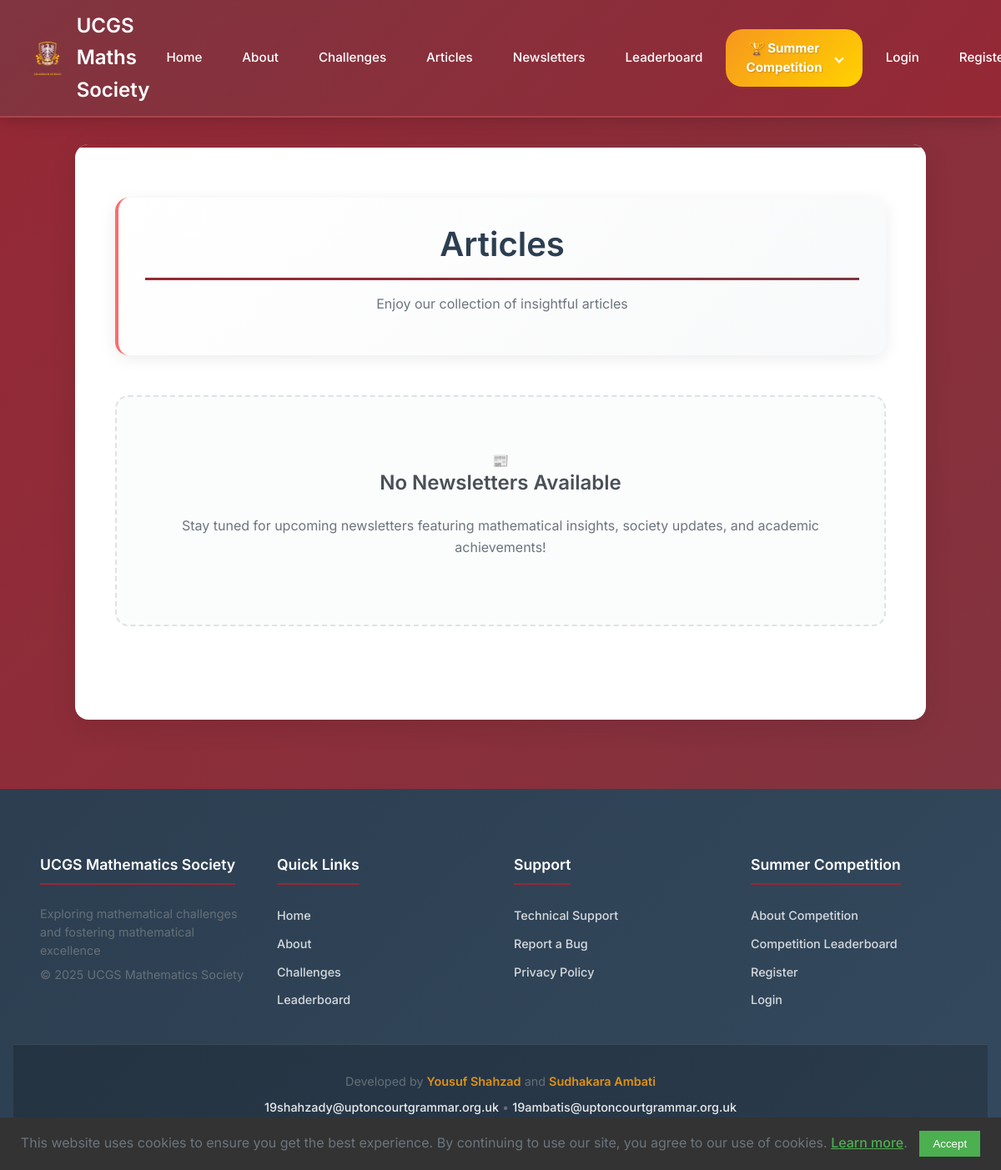
Page /articles on the earlier database version.
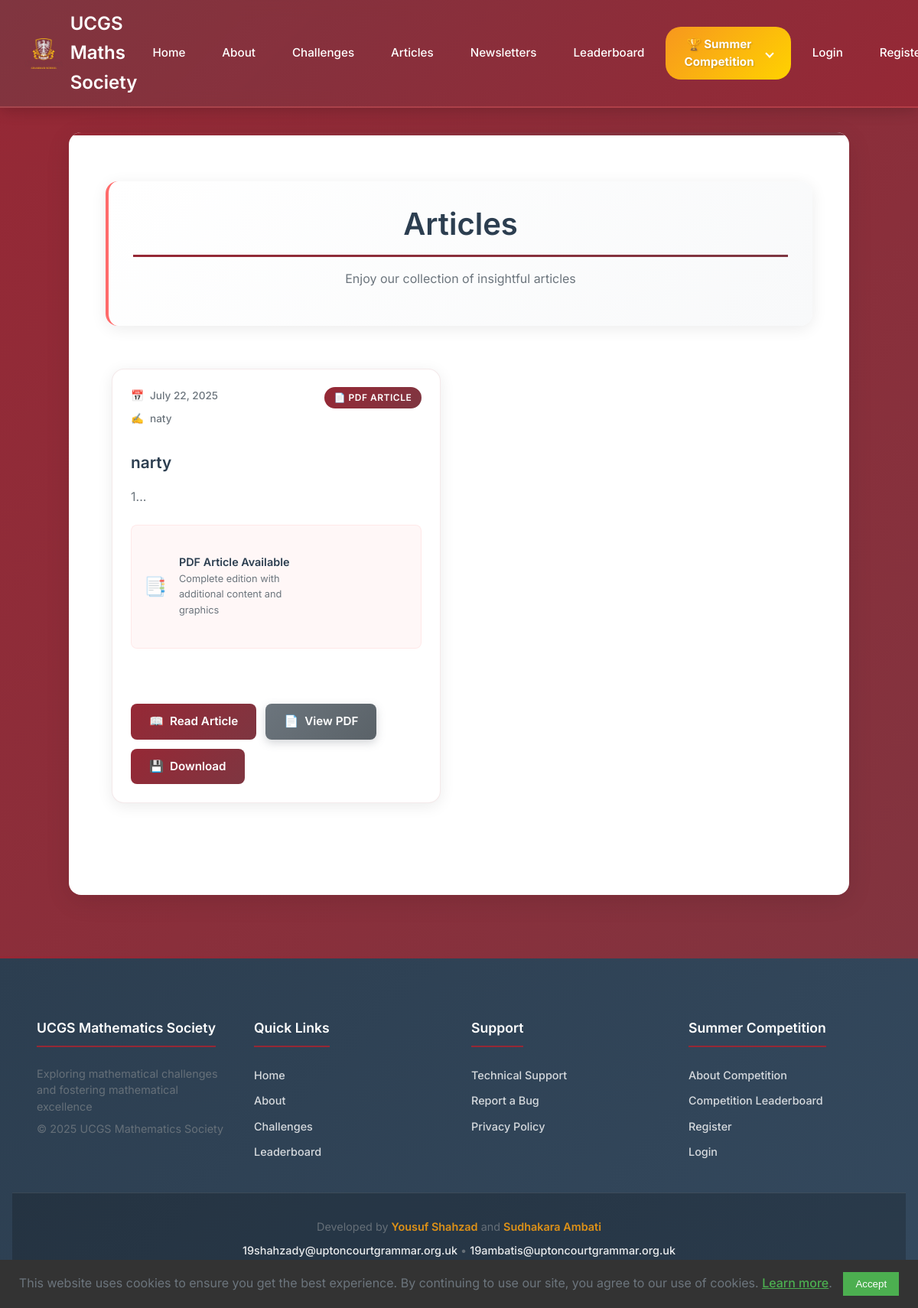
Same page on the later database version.
### app/models.py (models this page shows, shortened)
class Article(db.Model):
    __tablename__ = "article"
    id = db.Column(db.Integer, primary_key=True)
    title = db.Column(db.String(100), nullable=False, index=True)
    file_url = db.Column(db.String(255))  # This will store the PDF file path
    content = db.Column(db.Text, nullable=False)
    named_creator = db.Column(db.String(100), nullable=True)
    date_posted = db.Column(db.DateTime, nullable=False, default=datetime.datetime.now, index=True)
    user_id = db.Column(db.Integer, db.ForeignKey("users.id"), nullable=False, index=True)
    type = db.Column(db.String(20), default="article", nullable=False, index=True)
    author = db.relationship("User", back_populates="articles")

### app/main/routes.py (the view)
@bp.route("/articles")
def articles():
    articles = (
        Article.query.filter_by(type="article")
        .order_by(Article.date_posted.desc())
        .all()
    )
    return render_template("main/articles.html", title="Articles", articles=articles)

### app/templates/main/articles.html (shortened to what this page needs)
{% extends "base.html" %}
{% block content %}
<div class="newsletters-container">
    <div class="page-header">
        <h1>Articles</h1>
        <p class="page-subtitle">Enjoy our collection of insightful articles</p>
    </div>
    <div class="newsletters-grid">
        {% for article in articles %}
        <article class="newsletter-card">
            <div class="newsletter-header">
                <div class="newsletter-meta">
                    <span class="newsletter-date">
                        <span class="meta-icon">📅</span>
                        {{ article.date_posted.strftime('%B %d, %Y') }}
                    </span>
                    <span class="newsletter-author">
                        <span class="meta-icon">✍️</span>
                        {{ article.named_creator }}
                    </span>
                </div>
                {% if article.type == 'article' and article.file_url %}
                <div class="newsletter-badge">
                    <span class="pdf-badge">📄 PDF Article</span>
                </div>
                {% endif %}
            </div>
            <div class="newsletter-content">
                <h2 class="newsletter-title">
                    <a href="{{ url_for('main.article', id=article.id) }}">
                        {{ article.title }}
                    </a>
                </h2>
                <div class="newsletter-excerpt">
                    {{ article.content | truncate(200) | striptags | safe }}...
                </div>
                {% if article.type == 'article' and article.file_url %}
                <div class="pdf-preview-card">
                    <div class="pdf-icon">📑</div>
                    <div class="pdf-info">
                        <h3>PDF Article Available</h3>
                        <p>Complete edition with additional content and graphics</p>
                    </div>
                    <div class="pdf-preview-thumbnail">
                        <iframe src="{{ url_for('main.serve_newsletter', filename=article.file_url) }}"
                                width="100%" height="120" frameborder="0"
                                title="Article preview"></iframe>
                    </div>
                </div>
                {% endif %}
            </div>
            <div class="newsletter-actions">
                <a href="{{ url_for('main.article', id=article.id) }}" class="button newsletter-read-btn">
                    <span>📖</span> Read Article
                </a>
                {% if article.type == 'article' and article.file_url %}
                <a href="{{ url_for('main.serve_newsletter', filename=article.file_url) }}"
                   target="_blank" class="button button-secondary">
                    <span>📄</span> View PDF
                </a>
                <a href="{{ url_for('main.serve_newsletter', filename=article.file_url) }}"
                   download class="button button-outline">
                    <span>💾</span> Download
                </a>
                {% endif %}
            </div>
        </article>
        {% else %}
        <div class="no-newsletters">
            <div class="no-content-icon">📰</div>
            <h3>No Newsletters Available</h3>
            <p>Stay tuned for upcoming newsletters featuring mathematical insights, society updates, and academic achievements!</p>
        </div>
        {% endfor %}
    </div>
</div>
{% endblock %}

### app/templates/base.html (shortened to what this page needs)
<!DOCTYPE html>
<html lang="en">
    <head>
        <link rel="stylesheet" href="{{ url_for('static', filename='css/styles.min.css') }}">
        <link rel="stylesheet" href="https://cdnjs.cloudflare.com/ajax/libs/mathquill/0.10.1/mathquill.min.css">
</head>
<body>
    <header>
        <nav class="nav-container">
            <a href="{{ url_for('main.home') }}" class="nav-logo">
                <img src="{{ url_for('static', filename='images/crest.png') }}" alt="UCGS Crest">
                <span>UCGS Maths Society<span>
            </a>
            <ul class="nav-menu" id="navMenu">
                <li><a href="{{ url_for('main.home') }}">Home</a></li>
                <li><a href="{{ url_for('main.about') }}">About</a></li>
                <li><a href="{{ url_for('main.challenges') }}">Challenges</a></li>
                <li><a href="{{ url_for('main.articles') }}">Articles</a></li>
                <li><a href="{{ url_for('main.newsletters') }}">Newsletters</a></li>
                <li><a href="{{ url_for('main.leaderboard') }}">Leaderboard</a></li>
                <li class="dropdown">
                    <a href="#" class="dropdown-toggle button summer-competition-link">
                        🏆 Summer Competition
                        <span class="dropdown-arrow"></span>
                    </a>
                </li>
                {% if current_user.is_anonymous %}
                    <li class="nav-auth"><a href="{{ url_for('auth.login') }}" class="" style="margin-top: 0">Login</a></li>
                    <li class="nav-auth"><a href="{{ url_for('auth.register') }}" class="">Register</a></li>
                {% endif %}
            </ul>
        </nav>
    </header>
    <main>
        {% block content %}{% endblock %}
    </main>
    <footer>
        <div class="footer-content">
            <div class="footer-section">
                <h4>UCGS Mathematics Society</h4>
                <p>Exploring mathematical challenges and fostering mathematical excellence</p>
                <p>&copy; 2025 UCGS Mathematics Society</p>
            </div>
            <div class="footer-section">
                <h4>Quick Links</h4>
                <ul>
                    <li><a href="{{ url_for('main.home') }}">Home</a></li>
                    <li><a href="{{ url_for('main.about') }}">About</a></li>
                    <li><a href="{{ url_for('main.challenges') }}">Challenges</a></li>
                    <li><a href="{{ url_for('main.leaderboard') }}">Leaderboard</a></li>
                </ul>
            </div>
            <div class="footer-section">
                <h4>Support</h4>
                <ul>
                    <li><a href="#" onclick="showSupportModal()">Technical Support</a></li>
                    <li><a href="https://forms.cloud.microsoft/e/t2UThSWiVU" target="_blank">Report a Bug</a></li>
                    <li><a href="{{ url_for('main.privacy_policy') }}">Privacy Policy</a></li>
                </ul>
            </div>
            <div class="footer-section">
                <h4>Summer Competition</h4>
                <ul>
                    <li><a href="{{ url_for('main.summer_about') }}">About Competition</a></li>
                    <li><a href="{{ url_for('main.summer_leaderboard') }}">Competition Leaderboard</a></li>
                    {% if current_user.is_anonymous %}
                    <li><a href="{{ url_for('auth.summer_register') }}">Register</a></li>
                    <li><a href="{{ url_for('auth.summer_login') }}">Login</a></li>
                    {% endif %}
                </ul>
            </div>
        </div>
        <div class="footer-bottom">
            <div class="footer-credits">
                <p>Developed by <strong>Yousuf Shahzad</strong> and <strong>Sudhakara Ambati</strong></p>
                <p>
                    <a href="mailto:19shahzady@uptoncourtgrammar.org.uk">19shahzady@uptoncourtgrammar.org.uk</a> •
                    <a href="mailto:19ambatis@uptoncourtgrammar.org.uk">19ambatis@uptoncourtgrammar.org.uk</a>
                </p>
            </div>
        </div>
    </footer>
    <div id="cookie-consent-banner" class="cookie-banner">
        <p>
            This website uses cookies to ensure you get the best experience. By continuing to use our site, you agree to our use of cookies.
            <a href="{{ url_for('main.privacy_policy') }}">Learn more</a>.
        </p>
        <button id="accept-cookies" class="cookie-button">Accept</button>
    </div>
</body>
</html>

Differences in the rows shown:
added Article: date_posted "July 22, 2025", named_creator "naty", type "📄 PDF ARTICLE", title "narty", content "1"
Other differences:
text no longer shown: "📰 No Newsletters Available Stay tuned for upcoming newsletters featuring mathematical insights, society updates, and academic achievements!"
